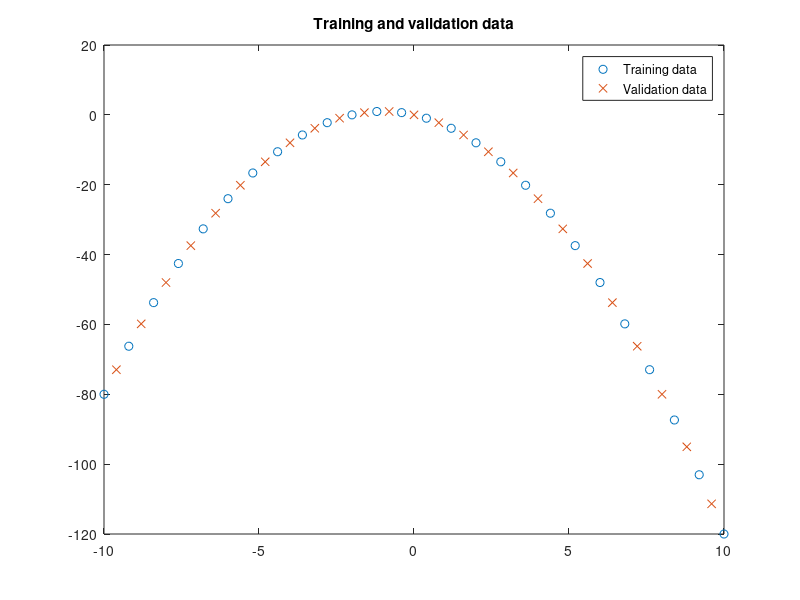

This figure's MATLAB source: (Note: this script raises an error after producing the figure.)
%% Creating datasets

% Generation of 51 points in interval [-1, 1]
numPts = 51;
x = linspace(-10, 10, numPts)';

% Generate data output by a function
y = -2*x-x.^2;
data = [x y];

% Get training a validation datasets
trndata = data(1:2:numPts,:); % Odd indexes for training
chkdata = data(2:2:numPts,:); % Even indexes for validation

% Plot training anda validation data
plot(trndata(:,1),trndata(:,2),'o',chkdata(:,1), chkdata(:,2),'x');
legend('Training data', 'Validation data');
title('Training and validation data')

%% Configuration of the fuzzy system

% Define the number of MF and its type
numMFs=5;
mfType = 'gbellmf';

% Generate FIS-matrix and plot MFs
fismat = genfis1(trndata, numMFs, mfType);
[x, mf] = plotmf(fismat,'input',1);
plot(x,mf);
title('Membership Functions with gbell shape')

%% ANFIS training

% Define number of epochs/episodes/rounds
numEpochs = 40;

% Train
[fismat1, trnErr, ss, fismat2, chkErr] = anfis(trndata, fismat, numEpochs, NaN, chkdata);
fprintf('\n\n TRAINING PROCESS COMPLETED\n\n\n');

%% Validation

% Get RMSE of training and validation predictions
trnOut = evalfis(fismat1, trndata(:,1));
trnRMSE = norm(trnOut-trndata(:,2))/sqrt(length(trnOut));
trn_label = sprintf('\nTraining error = %.4f\n', trnRMSE);
chkOut = evalfis(fismat2, chkdata(:,1));
chkRMSE = norm(chkOut-chkdata(:,2))/sqrt(length(chkOut));
chk_label = sprintf('Validation error = %.4f\n', chkRMSE);

% Plot error curves
epoch = 1:numEpochs;
%plot(epoch,trnErr,'o',epoch,chkErr,'x');
%hold on;
plot(epoch,[trnErr chkErr]);
%hold off;
legend('Training error', 'Validation error');
title('Error curves')
text(10,0.9,trn_label);
text(10,0.87,chk_label);

%% Ploting interesting features

% Evolution of step size
figure()
plot(epoch,ss,'-',epoch,ss,'x');
title('Evolution of step size during training')

% MFs before and after training
figure();
subplot(2,1,1);
[x,mf] = plotmf(fismat,'input',1);
plot(x,mf);
title('MFs before training');
subplot(2,1,2);
[x,mf] = plotmf(fismat1, 'input',1);
plot(x,mf);
title('MFs after training');

% Output and data comparation
figure();
anfis_y = evalfis(x(:,1),fismat1);
plot(trndata(:,1),trndata(:,2),'o',chkdata(:,1), chkdata(:,2),'x',x,anfis_y,'-');
legend('Training data', 'Validation data', 'Output');
title('Comparaison between training and validation data and output')